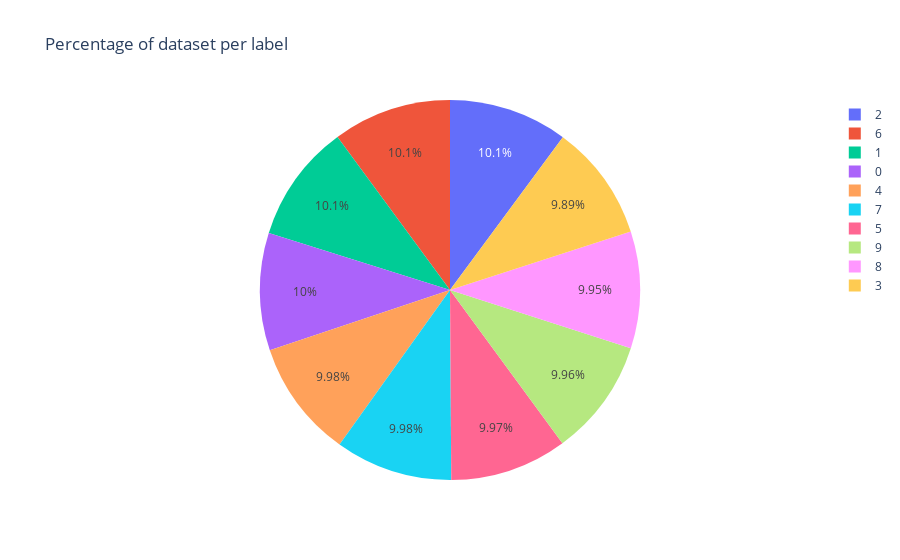

Notebook cell for this chart:
### Markdown cell above
> Then I printed out the 10 images of each label (0-9) with excactly number of pixel, to see the color attribution. From this aspect, I observed that for shirts, long-sleeved, purses, and dresses, the distribution would display like a vertical rectangle. On the other hand, there would look like a horizontal rectangle for all three types of shoes.

### Code cell
# Below code is referenced from https://github.com/CSCN8010/CSCN8010/blob/main/class_notebooks/datasets/mnist.ipynb

fig = px.pie(
    values=np.bincount(y_train),
    names=[str(i) for i in range(10)],
    title="Percentage of dataset per label",
)
fig.show()

### Figure 1 — Plotly figure (JSON) as saved in the notebook; plotly's stock layout.template omitted (floating-point values rounded to 4 significant figures)
{"data": [{"domain": {"x": [0, 1], "y": [0, 1]}, "hovertemplate": "label=%{label}<br>value=%{value}<extra></extra>", "labels": ["0", "1", "2", "3", "4", "5", "6", "7", "8", "9"], "legendgroup": "", "name": "", "showlegend": true, "type": "pie", "values": [4798, 4828, 4858, 4749, 4792, 4786, 4842, 4791, 4775, 4781]}], "layout": {"legend": {"tracegroupgap": 0}, "title": {"text": "Percentage of dataset per label"}}}
